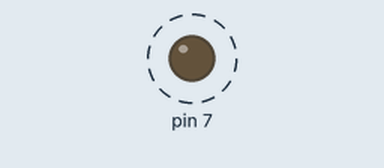
The program below on a simulated Raspberry Pi (header pin numbers). Shown: output pins drawn as LEDs (lit = HIGH). Dashed ring = blinking.

Above: at 0.5 s.
Timing chart, 0 to 4.6 s (numbered marks = the images above):
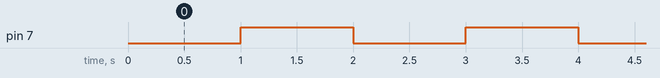

Measured:
- by itself, pin 7: alternates HIGH for 1.0 s and LOW for 1.0 s

The program:

yeelink_led_ctl.py
```python
# -*- coding: utf-8 -*-
import requests
import time
import driver_gpio_led
import led_main

# 设备URI, 在创建的温度传感器处查看自己的传感器apiurl替换下面的路径
apiurl = 'http://api.yeelink.net/v1.1/device/356749/sensor/406525/datapoints'
# 用户密码
apiheaders = {'U-ApiKey': '163adeb9ab915260830124d9ebc2f8c5'}

led = led_main.led_gpio.init(7)
while True:
  #发送请求
  r = requests.get(apiurl,headers=apiheaders)
  # 打印响应内容
  #print(r.text)
  # 转换为字典类型 请注意 2.7.4版本使用r.json()
  led_state = r.json()
  # {'value':x} x=1打开状态，x=0关闭状态
  if led_state['value'] == 1:
    print("led on")
    led_gpio.gpio_high()
  else:
    print("led off")
    led_gpio.gpio_low()
  # 延时5S
  time.sleep(5)
led.clean()
```

driver_gpio_led.py
```python
import RPi.GPIO as GPIO
import time

def init(gpiox):
    GPIO.setmode(GPIO.BOARD)
    GPIO.setup(gpiox,GPIO.OUT)

def gpio_high(gpiox):
    GPIO.output(gpiox, GPIO.HIGH)

def gpio_low(gpiox):
    GPIO.output(gpiox, GPIO.LOW)

def clean():
    GPIO.cleanup()
```

led_main.py
```python
import driver_gpio_led as led_gpio
import time

led_gpio.init(7)

while True:
    time.sleep(1)
    led_gpio.gpio_high(7)
    time.sleep(1)
    led_gpio.gpio_low(7)

led.clean()
```
